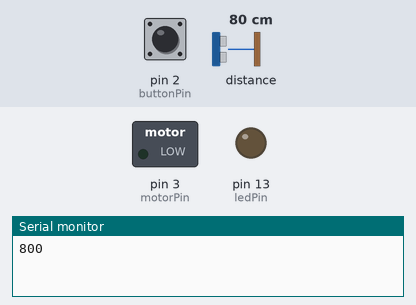
The sketch below on a simulated Arduino Uno, built with avr-gcc and run on an emulated ATmega328P. On the bench: switched loads named in the sketch (green lamp = pin HIGH), output pins drawn as LEDs (lit = HIGH), the last lines printed to the serial monitor. The test bench sets the inputs (shaded band); at power-on: pin 2 (buttonPin) HIGH, distance to the obstacle 80 cm.

Above: at 1.2 s.
1.3 s: pin 2 (buttonPin) pulled LOW for 1 s
At 3.4 s:
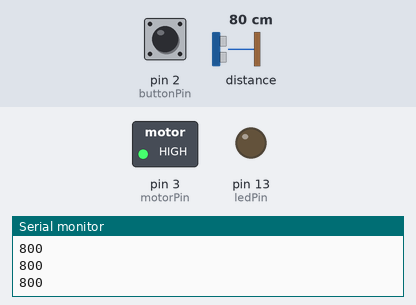
4.0 s: pin 2 (buttonPin) pulled LOW for 3.2 s
At 5.6 s:
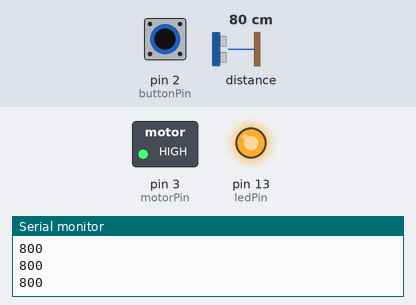
Timing chart, 0 to 9.3 s (numbered marks = the images above; inputs shaded):
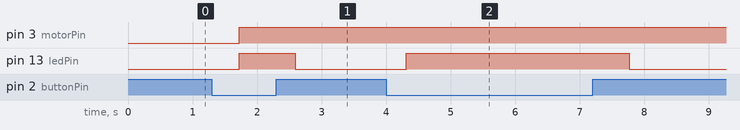

The sketch:

WaterPump.ino
```cpp
#include <Wire.h>
#include <VL53L0X.h>

const int buttonPin = 2;
const int motorPin = 3;
const int ledPin =  13;

VL53L0X sensor;

const int maxWaterRange = 5;
bool isRunning = false;

const int rangeMax = 10;
int ranges[10];
int rangeIndex = 0;

void setup() {
  Serial.begin(9600);
  Wire.begin();

  pinMode(ledPin, OUTPUT);
  pinMode(motorPin, OUTPUT);
  pinMode(buttonPin, INPUT_PULLUP);

  digitalWrite(motorPin, LOW);

  sensor.init();
  sensor.setTimeout(500);
  sensor.startContinuous();
}

int getRange() {
   int sum = 0;
   const int total = 20;
   for (int i = 0; i < total; i++) {
     sum = sum + sensor.readRangeContinuousMillimeters();
     delay(10);
   }
   return sum / total;
}

void loop() {
  int range = getRange();
  Serial.println(range);

  if(!digitalRead(buttonPin)) {
    // push button
    digitalWrite(ledPin, HIGH);
    //digitalWrite(motorPin, HIGH);

    if (!isRunning && range > maxWaterRange) {
      isRunning = true;
      digitalWrite(motorPin, HIGH);
    }
  } else {
    digitalWrite(ledPin, LOW);
    //digitalWrite(motorPin, LOW);
  }

  if (isRunning && range <= maxWaterRange) {
     isRunning = false;
     digitalWrite(motorPin, LOW);
  }
}
```

Measured:
- after the input at 1.3 s, pin 3 (motorPin): LOW → HIGH after 0.43 s; pin 13 (ledPin): LOW → HIGH after 0.43 s, → LOW 0.86 s later
- after the input at 4.0 s, pin 13 (ledPin): LOW → HIGH after 0.31 s, → LOW 3.5 s later
